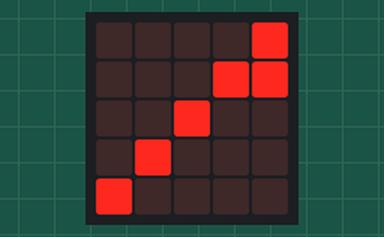
Bench run of a program on a simulated BBC micro:bit (MakeCode). Parts: the board's 5×5 LED display.

Above: at 0.21 s.
At 0.8 s:
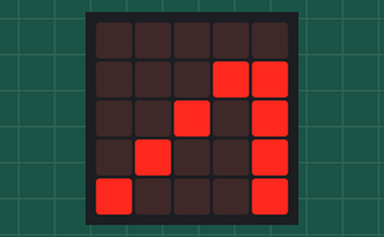
At 37.1 s:
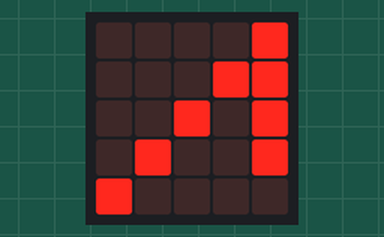

The program:

main.ts
```typescript
function Vezrtical_move () {
    Y += Direction2
    if (Y <= 0) {
        Direction2 += 1
        led.unplot(X, Y + 4)
    } else if (Y >= 4) {
        Direction2 += -1
        led.unplot(X, Y - 4)
    }
    led.plot(X, Y)
}
function Horizontal_move () {
    liste = [X, Y]
    while (X - Y < 0) {
        X += X - Y
        led.plot(X - Y, Y)
        if (X - Y >= 0) {

        }
    }
}
let liste: number[] = []
let Direction2 = 0
let Y = 0
let X = 0
let Led_mouvante1 = 4
let Led_mouvante_2 = 0
X = 4
led.plot(Led_mouvante1, Led_mouvante_2)
led.plot(X - 1, Y + 1)
led.plot(X - 2, Y + 2)
led.plot(X - 3, Y + 3)
led.plot(X - 4, Y + 4)
Direction2 = 1
basic.forever(function () {
    basic.pause(100)
    Vezrtical_move()
    Horizontal_move()
    basic.pause(100)
})
```

test.ts
```typescript
// les tests vont ici ; cela ne sera pas compilé si ce paquet est utilisé en tant qu'extension.
```

Measured:
- what the display in image 1 shows lasts 1.1 s, from 0.8 s to 1.9 s
